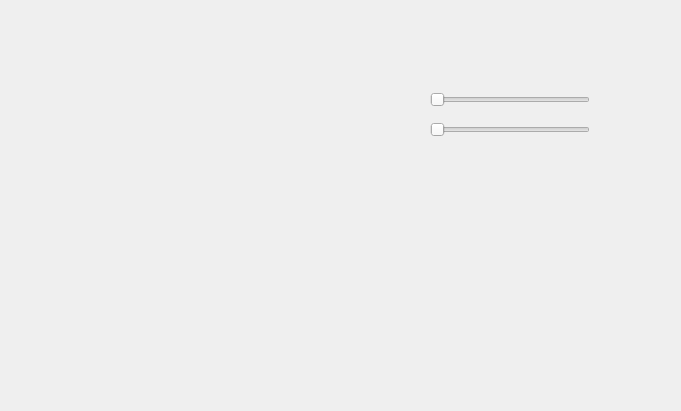
<?xml version="1.0" encoding="UTF-8"?>
<ui version="4.0">
 <class>Form</class>
 <widget class="QWidget" name="Form">
  <property name="geometry">
   <rect>
    <x>0</x>
    <y>0</y>
    <width>681</width>
    <height>411</height>
   </rect>
  </property>
  <property name="windowTitle">
   <string>Form</string>
  </property>
  <widget class="QLabel" name="Flower">
   <property name="geometry">
    <rect>
     <x>0</x>
     <y>0</y>
     <width>681</width>
     <height>411</height>
    </rect>
   </property>
   <property name="text">
    <string/>
   </property>
   <property name="pixmap">
    <pixmap>../../../../Work/HCARD/Images/FlowerGrowing/AnimationFlowers0001.png</pixmap>
   </property>
  </widget>
  <widget class="QLabel" name="Can">
   <property name="geometry">
    <rect>
     <x>0</x>
     <y>0</y>
     <width>681</width>
     <height>411</height>
    </rect>
   </property>
   <property name="text">
    <string/>
   </property>
   <property name="pixmap">
    <pixmap>../../../../Work/HCARD/Images/WateringCan/Can0001.png</pixmap>
   </property>
  </widget>
  <widget class="QSlider" name="horizontalSlider">
   <property name="geometry">
    <rect>
     <x>430</x>
     <y>90</y>
     <width>160</width>
     <height>19</height>
    </rect>
   </property>
   <property name="orientation">
    <enum>Qt::Horizontal</enum>
   </property>
  </widget>
  <widget class="QSlider" name="horizontalSlider_2">
   <property name="geometry">
    <rect>
     <x>430</x>
     <y>120</y>
     <width>160</width>
     <height>19</height>
    </rect>
   </property>
   <property name="orientation">
    <enum>Qt::Horizontal</enum>
   </property>
  </widget>
  <widget class="QLabel" name="Home_button">
   <property name="geometry">
    <rect>
     <x>20</x>
     <y>360</y>
     <width>91</width>
     <height>41</height>
    </rect>
   </property>
   <property name="mouseTracking">
    <bool>true</bool>
   </property>
   <property name="text">
    <string/>
   </property>
   <property name="pixmap">
    <pixmap>../../../../Work/HCARD/Images/Assets/HomearrowleftAsset 3.png</pixmap>
   </property>
  </widget>
  <zorder>Can</zorder>
  <zorder>Flower</zorder>
  <zorder>horizontalSlider</zorder>
  <zorder>horizontalSlider_2</zorder>
  <zorder>Home_button</zorder>
 </widget>
 <resources/>
 <connections/>
</ui>
